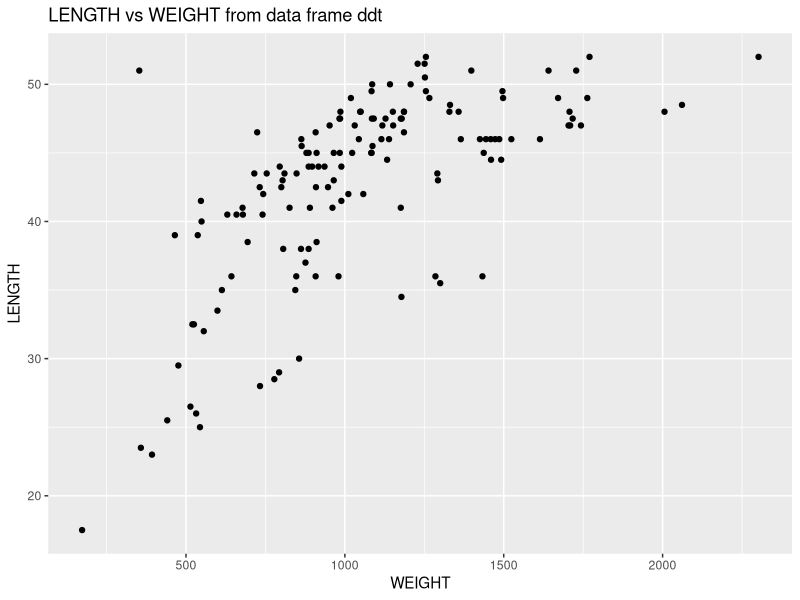
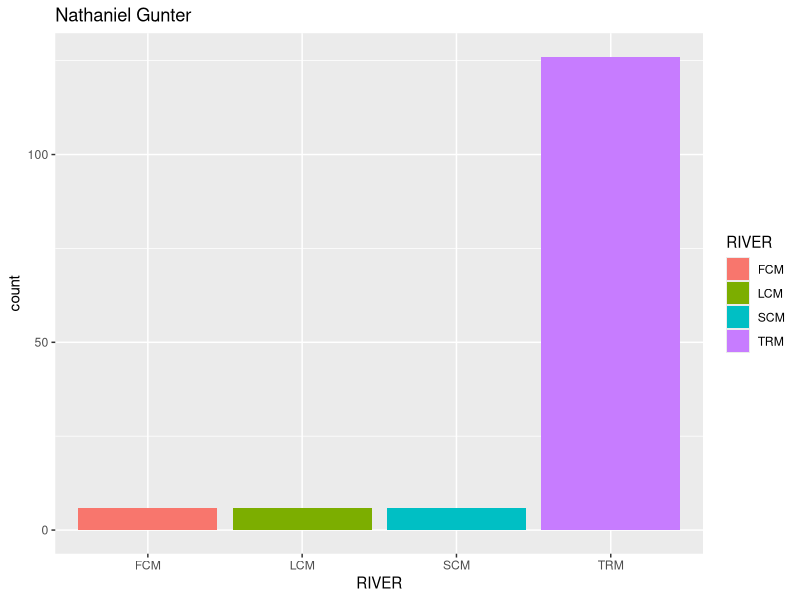
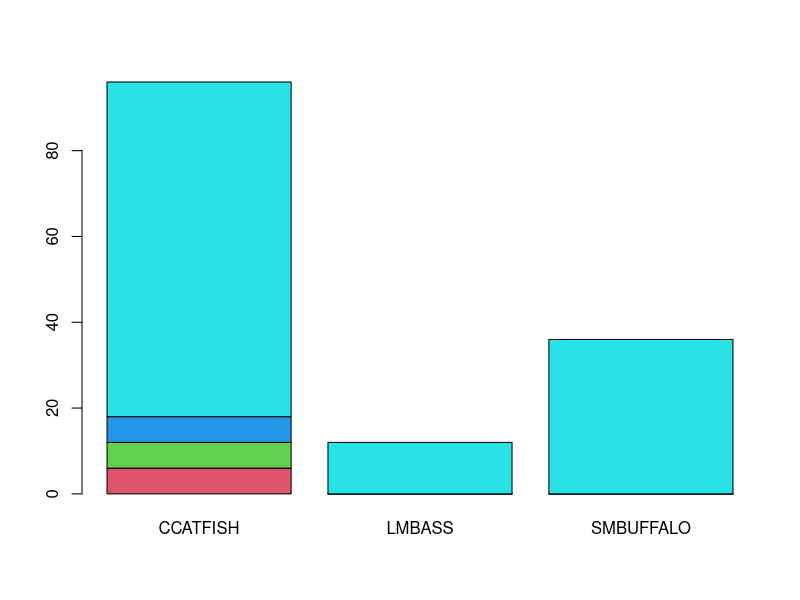
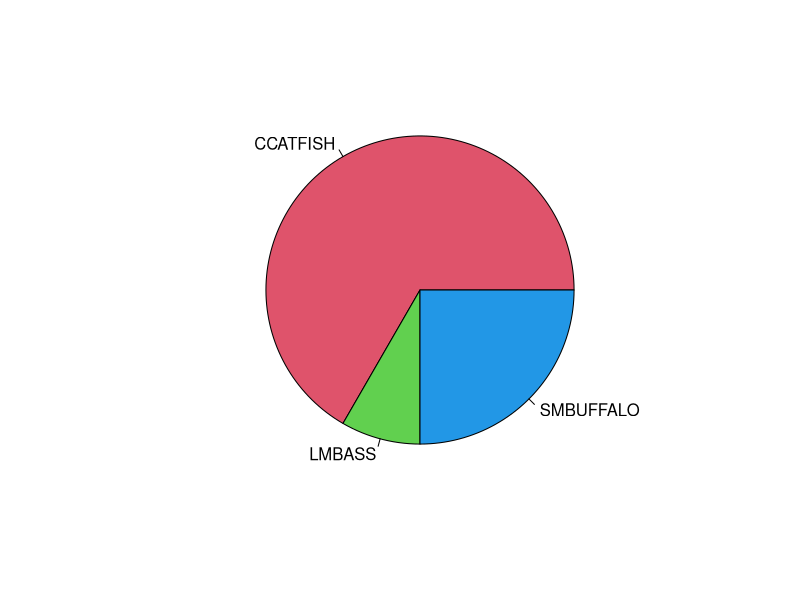
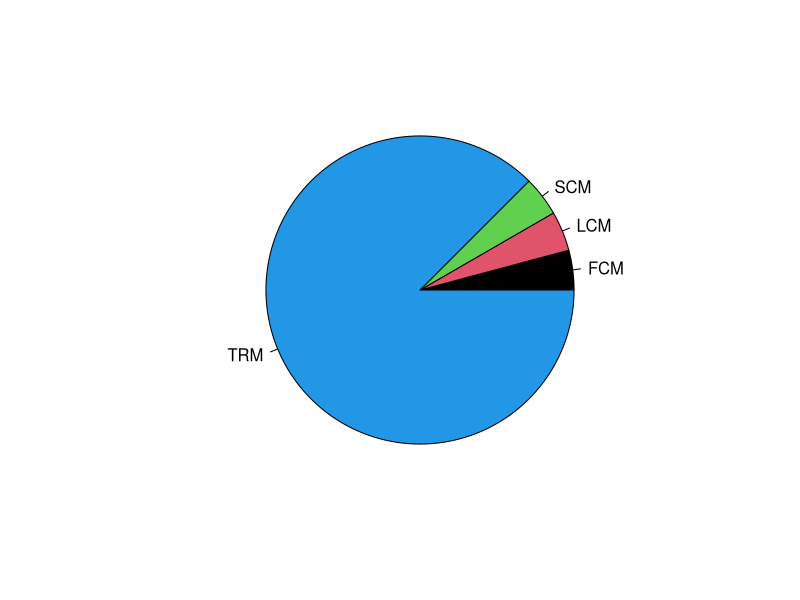
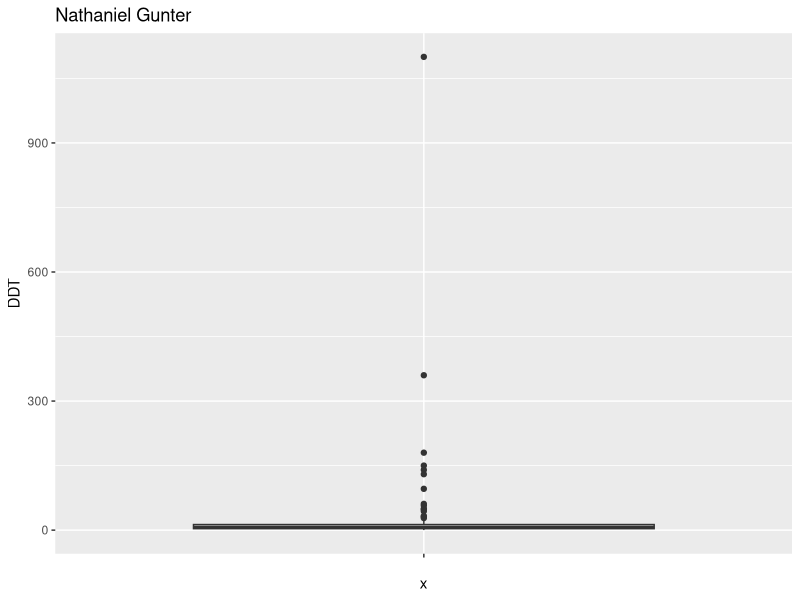
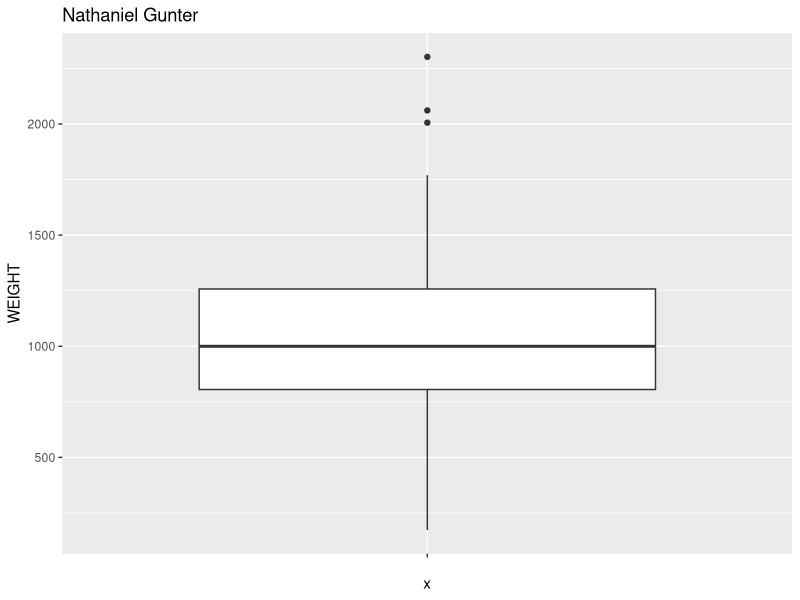
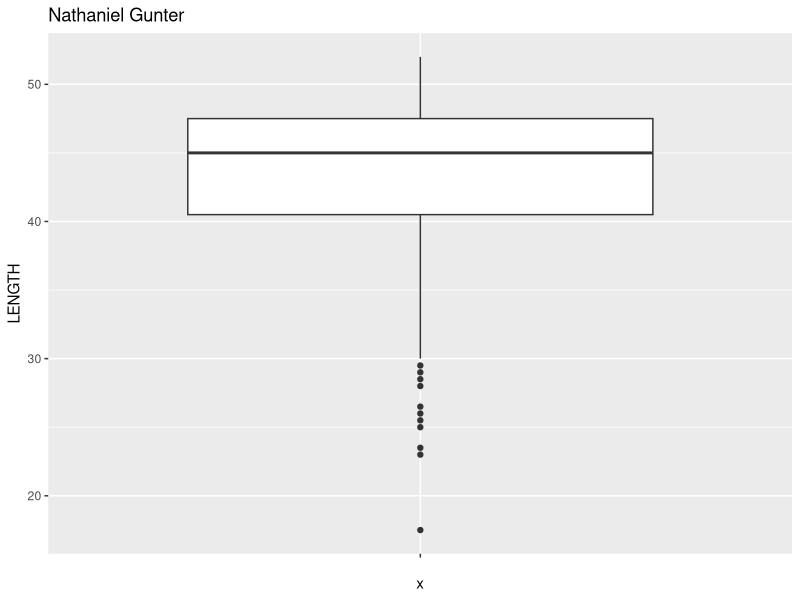

The R source for these figures, in order:
## ---- chunk 1
knitr::opts_chunk$set(echo = TRUE)
library(dplyr)
library(ggplot2)
## ---- chunk 2
getwd()
## ---- chunk 3
ddt = read.csv("DDT.csv")
## ---- chunk 4
head(ddt)
## ---- chunk 5
knitr::kable(summary(ddt))
## ---- chunk 6
lmbass800 = with(ddt, ddt[SPECIES == 'LMBASS' & WEIGHT > 800,])
head(lmbass800)
## ---- chunk 7
scmddt = with(ddt, ddt[RIVER=='SCM' & DDT>4.0,])
head(scmddt)
## ---- chunk 8
sd(ddt$WEIGHT,na.rm = FALSE)
## ---- chunk 9
ggplot(ddt, aes(x=WEIGHT, y=LENGTH))+geom_point()+ggtitle("LENGTH vs WEIGHT from data frame ddt")
## ---- chunk 10
table(ddt$RIVER)
## ---- chunk 11
ddt %>% ggplot(aes(x=RIVER, fill=RIVER))+geom_bar()+ggtitle("Nathaniel Gunter")
## ---- chunk 12
spriv<- with(ddt,table(RIVER,SPECIES))
spriv
## ---- chunk 13
barplot(spriv,col=2:5)
## ---- chunk 14
sp<-with(ddt,table(SPECIES))
speciesPie<- pie(sp,col=2:4)
## ---- chunk 15
riv<-with(ddt,table(RIVER))
riversPie<- pie(riv,col=1:4)
## ---- chunk 16
ddtbox <- ddt%>%ggplot(aes(x = "",y=DDT),)+geom_boxplot()+ggtitle("Nathaniel Gunter")
ddtbox
## ---- chunk 17
weightbox <- ddt%>%ggplot(aes(x = "", y = WEIGHT),)+geom_boxplot()+ggtitle("Nathaniel Gunter")
weightbox
## ---- chunk 18
lenbox <- ddt%>%ggplot(aes(x="",y=LENGTH),)+geom_boxplot()+ggtitle("Nathaniel Gunter")
lenbox
## ---- chunk 19
coplot(LENGTH ~ WEIGHT | RIVER, data = ddt)
## ---- chunk 20
coplot(DDT ~ WEIGHT | SPECIES, data = ddt)
## ---- chunk 21
boxplots <- ddt%>%ggplot(aes(x=SPECIES, y=WEIGHT, fill=RIVER))+geom_boxplot()+ggtitle("Nathaniel Gunter")
boxplots
## ---- chunk 22
violinplots <-ddt%>%ggplot(aes(x=RIVER,y=LENGTH,fill=SPECIES))+geom_violin()+ggtitle("Nathaniel Gunter")
violinplots
## ---- chunk 23
scatterplots<-ddt%>%ggplot(aes(x=WEIGHT,y=LENGTH,colour=SPECIES))+geom_point()+ggtitle("Nathaniel Gunter")
scatterplots
